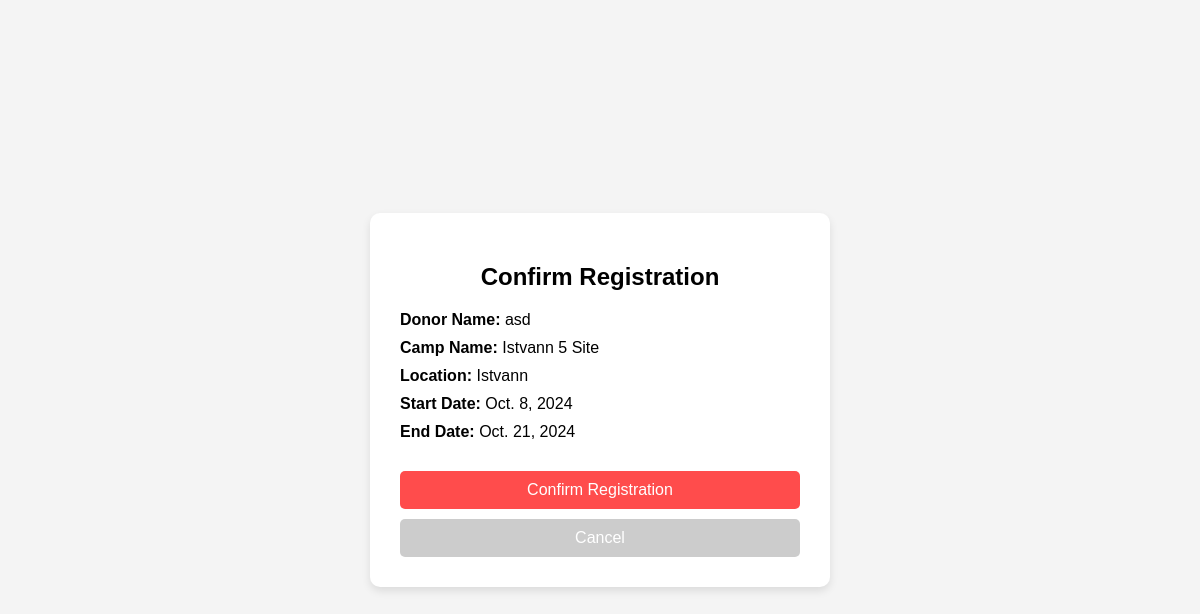
The page /registerCamp/1/ (signed in) on the database as committed earlier.
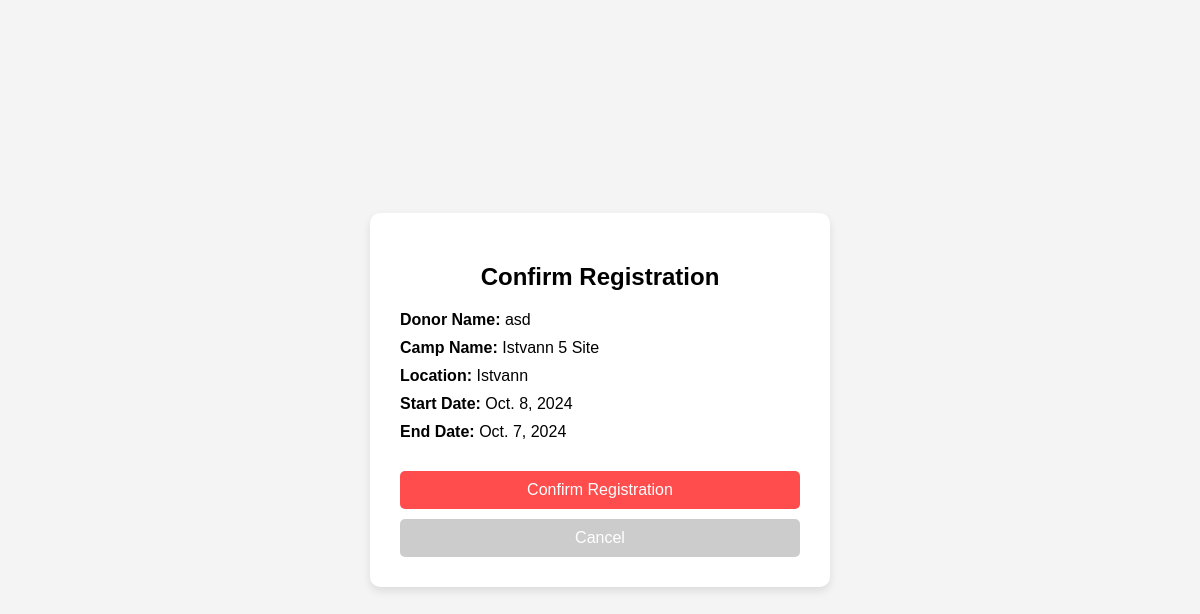
The same page on the database as committed later.
### mini/models.py (models this page shows, shortened)
class Camp(models.Model):
    name = models.CharField(max_length=50,blank=False)
    id = models.IntegerField(primary_key=True,blank=False)
    addr = models.CharField(max_length=225,blank=False)
    loc = models.CharField(max_length=225,blank=False)
    owned = models.ForeignKey(to=Admin,on_delete=models.CASCADE)
    start = models.DateField(blank=False)
    end = models.DateField(blank=False)

### mini/views.py (the view)
# urls.py: path('registerCamp/<int:id>/',views.donor_reg,name='donor_reg'),
def donor_reg(req,id):
    curr_user = req.session.get('user',None)
    curr_camp = models.Camp.objects.filter(id=id)
    if curr_user is None or len(curr_camp)<1: return redirect(reverse('home',kwargs={'error':'Must be logined in'}))
    user = models.Donor.objects.filter(id=curr_user)[0]
    curr_camp=curr_camp[0]
    return reg_form(req,camp=curr_camp,donor=user)

### mini/views.py (called while the page is built)
def reg_form(req,**opt):
    return render(req,'home/donor_reg.html',context=opt)

### mini/templates/home/donor_reg.html (shortened to what this page needs)
<!DOCTYPE html>
<html lang="en">
<head>
</head>
<body>
    <div class="container">
        <h2>Confirm Registration</h2>
        <div class="details">
            <p><strong>Donor Name:</strong> {{ donor.name }}</p>
            <p><strong>Camp Name:</strong> {{ camp.name }}</p>
            <p><strong>Location:</strong> {{ camp.loc }}</p>
            <p><strong>Start Date:</strong> {{ camp.start }}</p>
            <p><strong>End Date:</strong> {{ camp.end }}</p>
        </div>
        <form method="POST" action="{% url 'confirm' donor.id camp.id %}">
            <button type="submit">Confirm Registration</button>
        </form>
        <form action="{% url 'donor_reg' camp.id%}" method="GET">
            <button type="submit" class="cancel-button">Cancel</button>
        </form>
    </div>
</body>
</html>

Rows that differ between the two databases and show on the page:
changed Camp "Istvann 5 Site": end "Oct. 21, 2024" → "Oct. 7, 2024"
